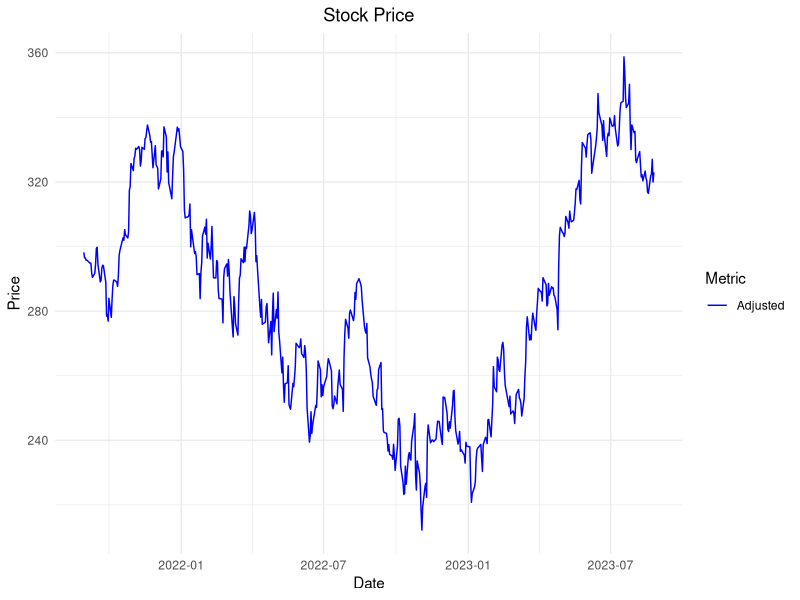
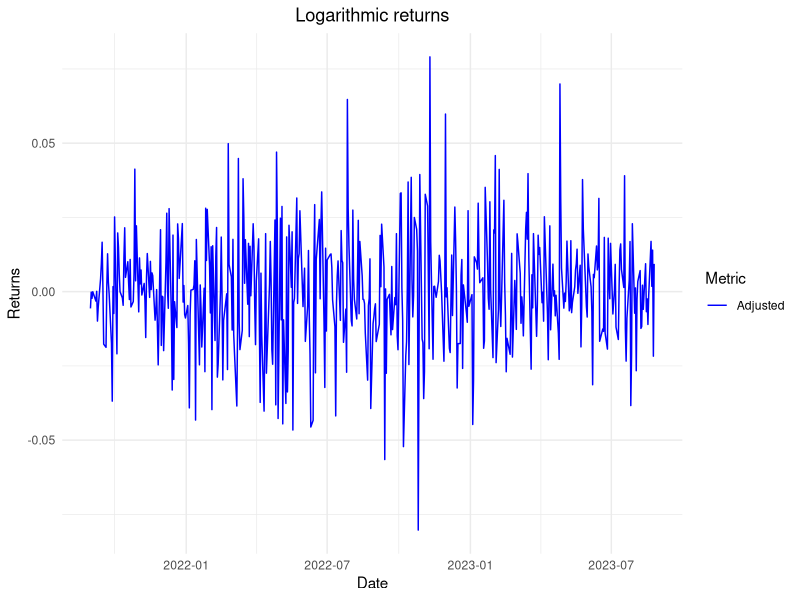
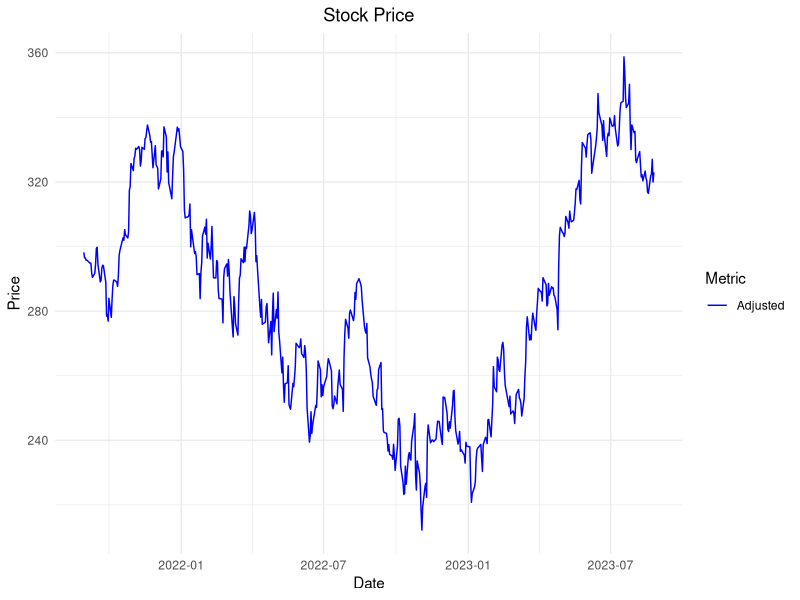
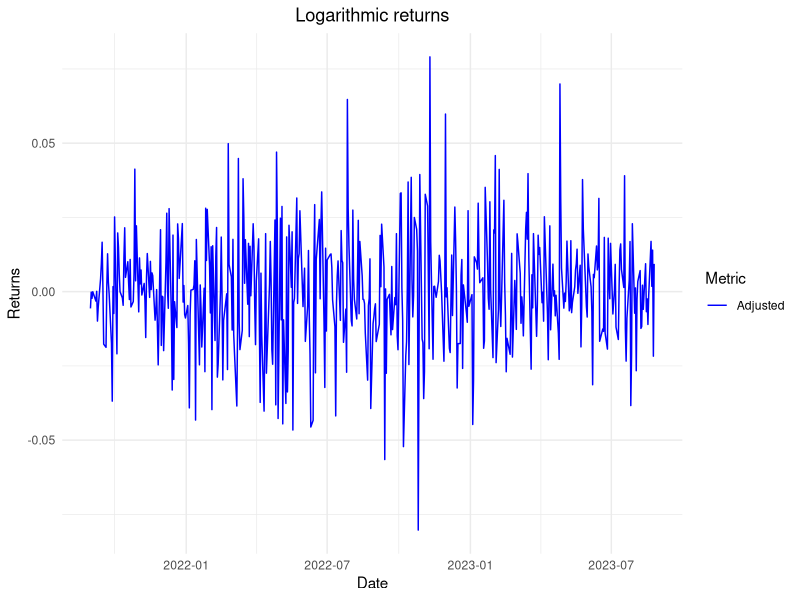

These figures' R source, in order: (Note: this script raises an error after producing the figures.)
################################################################################
# Libraries
################################################################################

# Reading Libraries
library(ggplot2)
library(readr)


################################################################################
# Script commands
################################################################################

# Read stock data file
stock_data <- read.csv("data/csv/MSFT_data.csv")

# Create stock dataframe
stock_data <- data.frame(Date = as.Date(stock_data$Date),
                         Adjusted = as.vector(stock_data$Adjusted),
                         Opening = as.vector(stock_data$Opening),
                         High = as.vector(stock_data$High),
                         Low = as.vector(stock_data$Low),
                         Close = as.vector(stock_data$Close),
                         Volume = as.vector(stock_data$Volume))

# Print and save Stock Price plot
stock_graph <- ggplot(data = stock_data, aes(x = Date)) +
  geom_line(aes(y = Adjusted, color = "Adjusted")) +
  labs(title = "Stock Price", x = "Date", y = "Price", color = "Metric") +
  scale_color_manual(values = c("Adjusted" = "blue")) +
  theme_minimal() +
  theme(plot.title = element_text(hjust = 0.5))

print(stock_graph)
ggsave("data/png/stock_price.png", plot = stock_graph, width = 10, height = 4)

# Crate stock Returns dataframe
dates <- stock_data$Date[-1] # remove first date
log_returns_data <- data.frame(Date = as.Date(dates),
                           Adjusted = as.vector(diff(log(stock_data$Adjusted))),
                           Opening = as.vector(diff(log(stock_data$Opening))),
                           High = as.vector(diff(log(stock_data$High))),
                           Low = as.vector(diff(log(stock_data$Low))),
                           Close = as.vector(diff(log(stock_data$Close))))

# Print and save Stock Logarithmic Returns 
# TODO (log(S(n+1)/S(n)))
log_returns_graph <- ggplot(data = log_returns_data, aes(x = Date)) +
  geom_line(aes(y = Adjusted, color = "Adjusted")) +
  labs(title = "Logarithmic returns", x = "Date", y = "Returns", color = "Metric") +
  scale_color_manual(values = c("Adjusted" = "blue")) +
  theme_minimal() +
  theme(plot.title = element_text(hjust = 0.5))

print(log_returns_graph)
ggsave("data/png/stock_log_returns.png", plot = log_returns_graph, width = 10, height = 4)

# TODO Compute Volatility (Standard Deviation of returns)
volatility <- sd(returns_data$Adjusted, na.rm = TRUE)
cat("\tVolatility:\t\t", volatility, "\n")
write.csv(volatility, file = "data/txt/volatility.txt", row.names = FALSE)

# TODO 252 Compute Annualized Volatility
annualized_volatility <- sqrt(252) * volatility
cat("\tAnnualized Volatility:\t", annualized_volatility, "\n")
write.csv(annualized_volatility, file = "data/txt/annualized_volatility.txt", row.names = FALSE)
